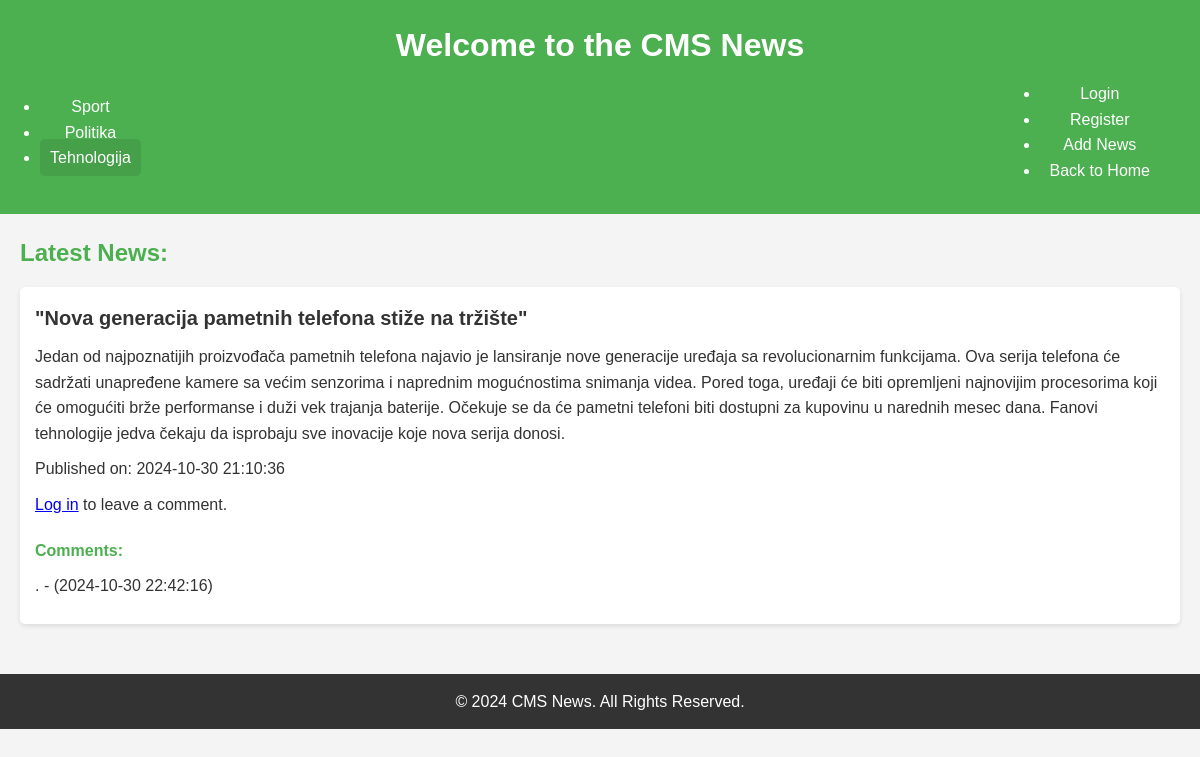
Screenshot of /cmc_app/index.php?category_id=3 with the database file from the repository.
### tables this page shows
CREATE TABLE `categories` (
  `id` int NOT NULL AUTO_INCREMENT,
  `name` varchar(45) NOT NULL,
  PRIMARY KEY (`id`),
  UNIQUE KEY `name` (`name`)
);

CREATE TABLE `news` (
  `id` int NOT NULL AUTO_INCREMENT,
  `title` varchar(255) NOT NULL,
  `content` text NOT NULL,
  `created_at` datetime DEFAULT CURRENT_TIMESTAMP,
  `category` varchar(45) DEFAULT NULL,
  `category_id` int NOT NULL,
  PRIMARY KEY (`id`),
  KEY `fk_category` (`category_id`)
);

CREATE TABLE `comments` (
  `id` int NOT NULL AUTO_INCREMENT,
  `news_id` int NOT NULL,
  `user_id` int NOT NULL,
  `comment` text NOT NULL,
  `created_at` datetime DEFAULT CURRENT_TIMESTAMP,
  `guest_name` varchar(100) DEFAULT NULL,
  PRIMARY KEY (`id`),
  KEY `news_id` (`news_id`),
  KEY `user_id` (`user_id`)
);

### cmc_app/classes/Category.php (called while the page is built)
<?php
class Category {
    private $conn;
    private $table = 'categories';
    public function __construct($db) {
        $this->conn = $db;
    }
    public function getAll() {
        $query = "SELECT * FROM " . $this->table;
        return $this->conn->query($query)->fetchAll(PDO::FETCH_ASSOC);
    }
}

### cmc_app/classes/News.php (called while the page is built, shortened)
<?php
class News {
    private $conn;
    private $table = "news";
    public function __construct($db) {
        $this->conn = $db;
    }
    public function getByCategory($category_id) {
        $query = "SELECT * FROM " . $this->table . " WHERE category_id = :category_id";
        $stmt = $this->conn->prepare($query);
        $stmt->bindParam(':category_id', $category_id);
        $stmt->execute();
        return $stmt->fetchAll(PDO::FETCH_ASSOC);
    }
}
?>

### cmc_app/classes/Comment.php (called while the page is built, shortened)
<?php
class Comment {
    private $conn;
    public function __construct($db) {
        $this->conn = $db;
    }
    public function getCommentsByNewsId($newsId) {
        $query = "SELECT comment, guest_name, created_at FROM comments WHERE news_id = :news_id";
        $stmt = $this->conn->prepare($query);
        $stmt->bindParam(':news_id', $newsId);
        $stmt->execute();
        return $stmt->fetchAll(PDO::FETCH_ASSOC);
    }
}
?>

### cmc_app/index.php (the view, shortened to what this page needs)
<?php
require_once 'classes/News.php';
require_once 'classes/Comment.php';
require_once 'classes/Category.php';
$database = new Database();
$db = $database->connect();
$news = new News($db);
$comment = new Comment($db);
$category = new Category($db);
$categories = $category->getAll();
$category_id = isset($_GET['category_id']) ? $_GET['category_id'] : null;
$newsItems = $news->getByCategory($category_id);
?>
<!DOCTYPE html>
<html lang="en">
<head>
    <link rel="stylesheet" href="style.css">
</head>
<body>
    <header>
        <h1>Welcome to the CMS News</h1>
        <nav>
            <ul>
                <?php foreach ($categories as $cat): ?>
                    <li><a href="index.php?category_id=<?= $cat['id'] ?>" <?= $category_id == $cat['id'] ? 'class="active"' : '' ?>><?= htmlspecialchars($cat['name']) ?></a></li>
                <?php endforeach; ?>
            </ul>
            <ul style="float: right;">
                <li><a href="login.php">Login</a></li>
                <li><a href="register.php">Register</a></li>
                <li><a href="add_news.php">Add News</a></li>
                <li><a href="index.php">Back to Home</a></li>
            </ul>
        </nav>
    </header>
    <main>
        <h2>Latest News:</h2>
        <?php if (empty($newsItems)): ?>
            <p>No news available in this category.</p>
        <?php else: ?>
            <?php foreach ($newsItems as $item): ?>
                <article>
                    <h3><?= htmlspecialchars($item['title']) ?></h3>
                    <p><?= htmlspecialchars($item['content']) ?></p>
                    <p>Published on: <?= $item['created_at'] ?></p>
                    <?php if (isset($_SESSION['user_id'])): ?>
                        <h4>Leave a Comment:</h4>
                        <form action="index.php?category_id=<?= $category_id ?>" method="POST">
                            <input type="hidden" name="news_id" value="<?= $item['id'] ?>">
                            <label for="guest_name">Your Name (optional):</label>
                            <input type="text" name="guest_name" placeholder="Enter your name (optional)">
                            <textarea name="comment" required placeholder="Write your comment here..."></textarea>
                            <button type="submit">Add Comment</button>
                        </form>
                    <?php else: ?>
                        <p><a href="login.php">Log in</a> to leave a comment.</p>
                    <?php endif; ?>
                    <h4>Comments:</h4>
                    <?php
                    $comments = $comment->getCommentsByNewsId($item['id']);
                    if (empty($comments)): ?>
                        <p>No comments yet.</p>
                    <?php else: ?>
                        <?php foreach ($comments as $cmt): ?>
                            <p>
                                <?= htmlspecialchars($cmt['comment']) ?> -
                                (<?= $cmt['created_at'] ?>)
                            </p>
                        <?php endforeach; ?>
                    <?php endif; ?>
                </article>
            <?php endforeach; ?>
        <?php endif; ?>
    </main>
    <footer>
        <p>&copy; <?= date('Y') ?> CMS News. All Rights Reserved.</p>
    </footer>
</body>
</html>

### cmc_app/style.css (style rules this page uses)
* { box-sizing: border-box; margin: 0; padding: 0; }
body { font-family: 'Arial', sans-serif; line-height: 1.6; background-color: #f4f4f4; color: #333; }
header { background: #4CAF50; color: white; padding: 20px; text-align: center; }
nav { display: flex; justify-content: space-between; align-items: center; padding: 10px 20px; }
nav a { color: white; text-decoration: none; padding: 10px; transition: background 0.3s ease; }
nav a:hover, nav a.active { background: #45a049; border-radius: 5px; }
main { padding: 20px; }
h2 { margin-bottom: 15px; font-size: 24px; color: #4CAF50; }
article { background: white; padding: 15px; margin: 10px 0; border-radius: 5px; box-shadow: 0 2px 5px rgba(0, 0, 0, 0.1); }
article h3 { font-size: 20px; color: #333; }
article p { margin: 10px 0; }
h4 { margin-top: 20px; color: #4CAF50; }
footer { text-align: center; padding: 15px; background: #333; color: white; position: relative; bottom: 0; width: 100%; margin-top: 20px; }

### rows the page displays
categories: name "Sport"
categories: name "Politika"
categories: name "Tehnologija"
news: title "\"Nova generacija pametnih telefona stiže na tržište\"", content "Jedan od najpoznatijih proizvođača pametnih telefona najavio je lansiranje nove generacije uređaja sa revolucionarnim funkcijama. Ova serija telefona će sadržati unapređene kamere sa većim senzorima i naprednim mogućnostima snimanja videa. Pored toga, uređaji će biti opremljeni najnovijim procesorima koji će omogućiti brže performanse i duži vek trajanja baterije. Očekuje se da će pametni telefoni biti dostupni za kupovinu u narednih mesec dana. Fanovi tehnologije jedva čekaju da isprobaju sve inovacije koje nova serija donosi.", created_at "2024-10-30 21:10:36"
comments: comment ".", created_at "2024-10-30 22:42:16"
